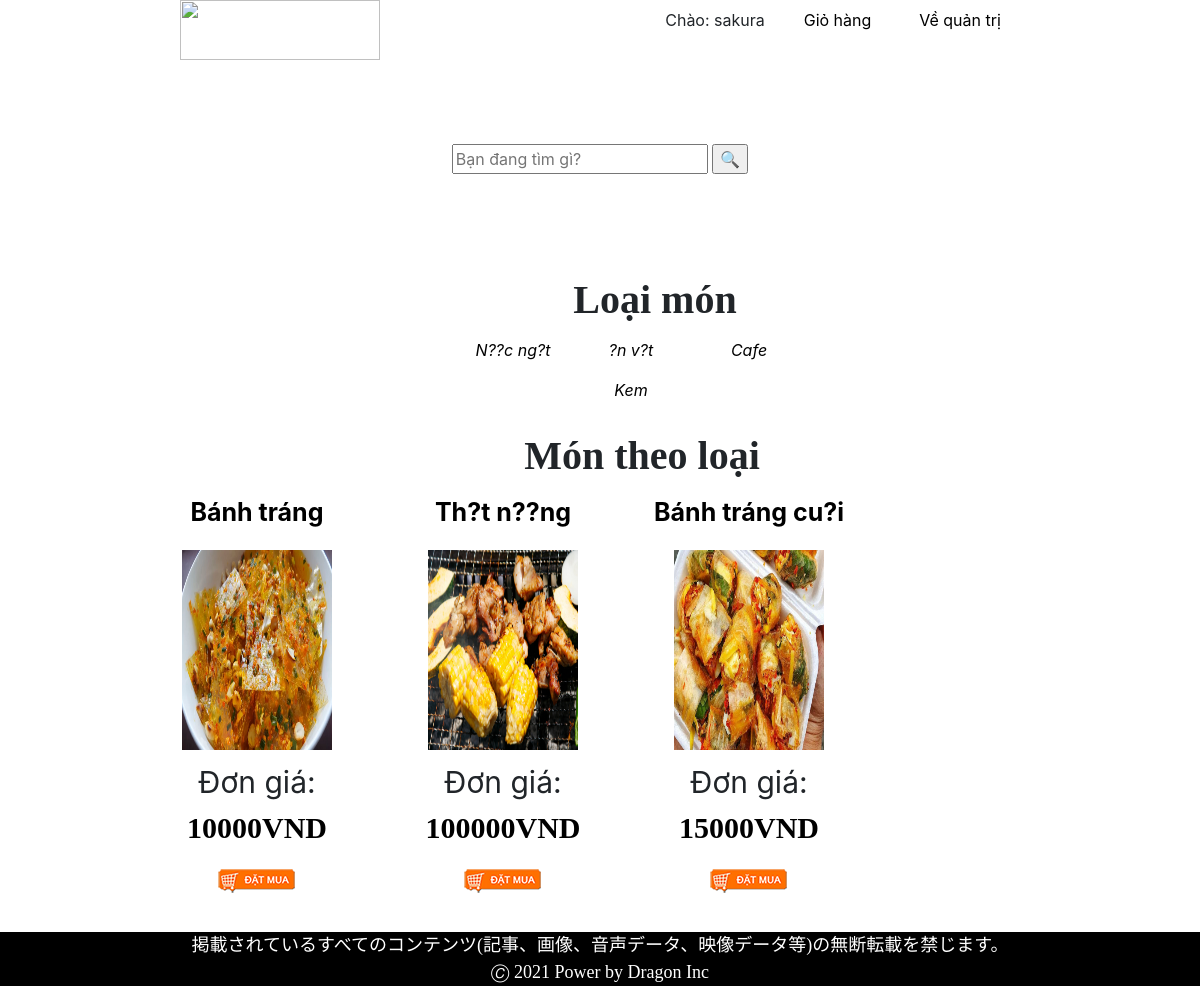
Screenshot of /Admin/BanHang/show_loai.php?idLoai=37 (signed in) with the database file from the repository.
### tables this page shows
CREATE TABLE `tblloai` (
  `idLoai` int(11) NOT NULL,
  `tenLoai` text NOT NULL
);

CREATE TABLE `tblmon` (
  `idMon` int(11) NOT NULL,
  `tenMon` text NOT NULL,
  `gia` double NOT NULL,
  `idLoai` int(11) NOT NULL,
  `hinhAnh` text DEFAULT NULL,
  `moTa` text DEFAULT NULL,
  `goiY` float DEFAULT NULL,
  `conHang` text NOT NULL
);

### Admin/BanHang/show_loai.php (the view, shortened to what this page needs)
<?php
if(isset($_SESSION["username"])){
	$username	=	$_SESSION["username"];
	$idKhachhang = $_SESSION["idKhachhang"];}
else
	header("location:../login.php");
?>
<!DOCTYPE html>
<html lang="en">
<head>
	<link rel="stylesheet" type="text/css" href="../../css/style.css?" />
	<link rel="stylesheet" href="https://cdnjs.cloudflare.com/ajax/libs/jqueryui/1.12.1/jquery-ui.css" />
	<link href="https://stackpath.bootstrapcdn.com/bootstrap/4.3.1/css/bootstrap.min.css" rel="stylesheet">
</head>
<body>
  <header>
    <div>
    <div id="logo"><a href="./BanHang.php"><img src="../../img/logo.png"></a></div>
    <div id="menu">
      <ul>
		<li><span>Chào: <?=$username?></span></li>
		<li><a href="./giohang.php">Giỏ hàng</a></li>
		<li><a href="../blank.php">Về quản trị</a></li>
      </ul>
		</div>
  </div>
	  <div> <br/><br/><br/><br/><br/><br/><div align="center">
	  <form action="BanHang.php" method="GET">
			<input id="searchbar" name="txtsearchMon" type="text" placeholder="Bạn đang tìm gì?">
			<input type="submit" name="timKiem" value="🔍" title="Tìm kiếm">
		</form>	</div>
		<br/>
		<?php
			include "../../include/connect.inc";
		?>
		</div>
  </header>
  <article>
	 <aside>
	  <div id="menu" align="center">
		  <span id="ttLoai">&nbsp;&nbsp;&nbsp;&nbsp;&nbsp;&nbsp;&nbsp;&nbsp;&nbsp;&nbsp;&nbsp;&nbsp;&nbsp;&nbsp;&nbsp;
			  &nbsp;&nbsp;&nbsp;&nbsp;&nbsp;&nbsp;&nbsp;&nbsp;&nbsp;&nbsp;&nbsp;&nbsp;&nbsp;Loại món </span>
			<ul style="margin-right: 20%; margin-left:40%">
				<?php
					include "../../include/left.php";
				?>
			</ul>
		</div>
	</aside>
	<section id="info" align="center" style="margin-left: 7%;">
		<span>Món theo loại</span>
			<?php
				include "../../include/connect.inc";
				$idLoai	=	$_GET["idLoai"];
				$sql		=	"select * from tblmon where idLoai=$idLoai and conHang = 'O'";
				$rs 		=	mysqli_query($conn, $sql);
				$count		=	mysqli_num_rows($rs);
				if($count>0)
					while($row=mysqli_fetch_array($rs)){
			?>
			<div id="mon">
				<p id="tenMon"><a href="#" values="<?=$row["tenMon"]?>"><?=$row["tenMon"]?></a></p>
				<img id="hinhAnh" src="../../uploads/<?=$row["hinhAnh"]?>">
				<p id="donGia">Đơn giá: <span><?=$row["gia"]?>VND</span></p>
				<a href='./hauGioHang.php?id=<?=$row["idMon"]?>'><img id="nutmuahang" src="../../img/Chonmua.png"></a>
			</div>
		<?php }
			else
				echo "<center><span style='margin-top:30px; font-size:30px; color:red'>Hiện tại không có món nào!</span></center>";
		?>
	  </section>
        </article>
        <footer style="margin-top: 25%">
            <p style="text-align: center;">掲載されているすべてのコンテンツ(記事、画像、音声データ、映像データ等)の無断転載を禁じます。<br/>🄫 2021 Power by Dragon Inc</p>
        </footer>
</body>
</html>

### include/left.php
<?php
	include "connect.inc";
	$sql	=	"select * from tblloai ";
	$rs 	=	mysqli_query($conn,$sql);
	while($row=mysqli_fetch_array($rs)){
		echo "<li><i><a href=\"show_loai.php?idLoai=".$row['idLoai']."\">".$row["tenLoai"]."</a></i>";
	}
?>

### css/style.css (style rules this page uses)
#logo { float: left; margin-left: 15%; }
#logo img { width: 200px; height: 60px; }
#menu { margin-right: 15%; }
#menu ul { float: right; list-style-type: none; overflow: hidden; text-align: center; }
#menu li { display: list-item; text-rendering: optimizeLegibility; -webkit-font-smoothing: antialiased; list-style-position:unset; display: inline-block; list-style-type:none; line-height: 40px; margin-left: -2px; width: 120px; height: 40px; }
#menu a { text-decoration: none; color: #000; display: block; }
#info { padding: 70px; }
#info span { text-align: center; display: block; margin-left: auto; margin-right: auto; font-family: 'Times New Roman', Times, serif; font-size: 40px; font-weight: bold; }
#info { padding: 50px; }
#tenMon { margin-top:5px; vertical-align:top; height: 40px; }
#tenMon a { font-weight:bold; text-decoration: none; color:#000; font-size:14px; }
#hinhAnh { width: 150px; height: 200px; }
#donGia { margin-top:10px; font-size:30px; }
#donGia span { color:red; font-size: 30px; font-weight:bold; }
footer { background-color: #000; }
footer p { color: #fff; font-family: 'Times New Roman', Times, serif; font-size: 18px; }

### Admin/BanHang/show_loai.php (style rules this page uses)
#mon { width:240px; height:320px; margin:3px; text-align:center; float:left; }
#tenMon { margin-top:5px; vertical-align:top; height: 40px; font-size: 25px; }
#tenMon a { text-decoration: none; color:#000; font-size:25px; }
#hinhAnh { width: 150px; height: 200px; }
#donGia span { color:#000; font-size: 30px; font-weight:bold; }
#ttLoai { display: block; margin-left: auto; margin-right: auto; font-family: 'Times New Roman', Times, serif; font-size: 40px; font-weight: bold;" margin-left: 50%; }

### rows the page displays
tblloai: tenLoai "N??c ng?t"
tblloai: tenLoai "?n v?t"
tblloai: tenLoai "Cafe"
tblloai: tenLoai "Kem"
tblmon: tenMon "Bánh tráng", hinhAnh (picture), gia "10000"
tblmon: tenMon "Th?t n??ng", hinhAnh (picture), gia "100000"
tblmon: tenMon "Bánh tráng cu?i", hinhAnh (picture), gia "15000"

### other values shown
$username "sakura"
